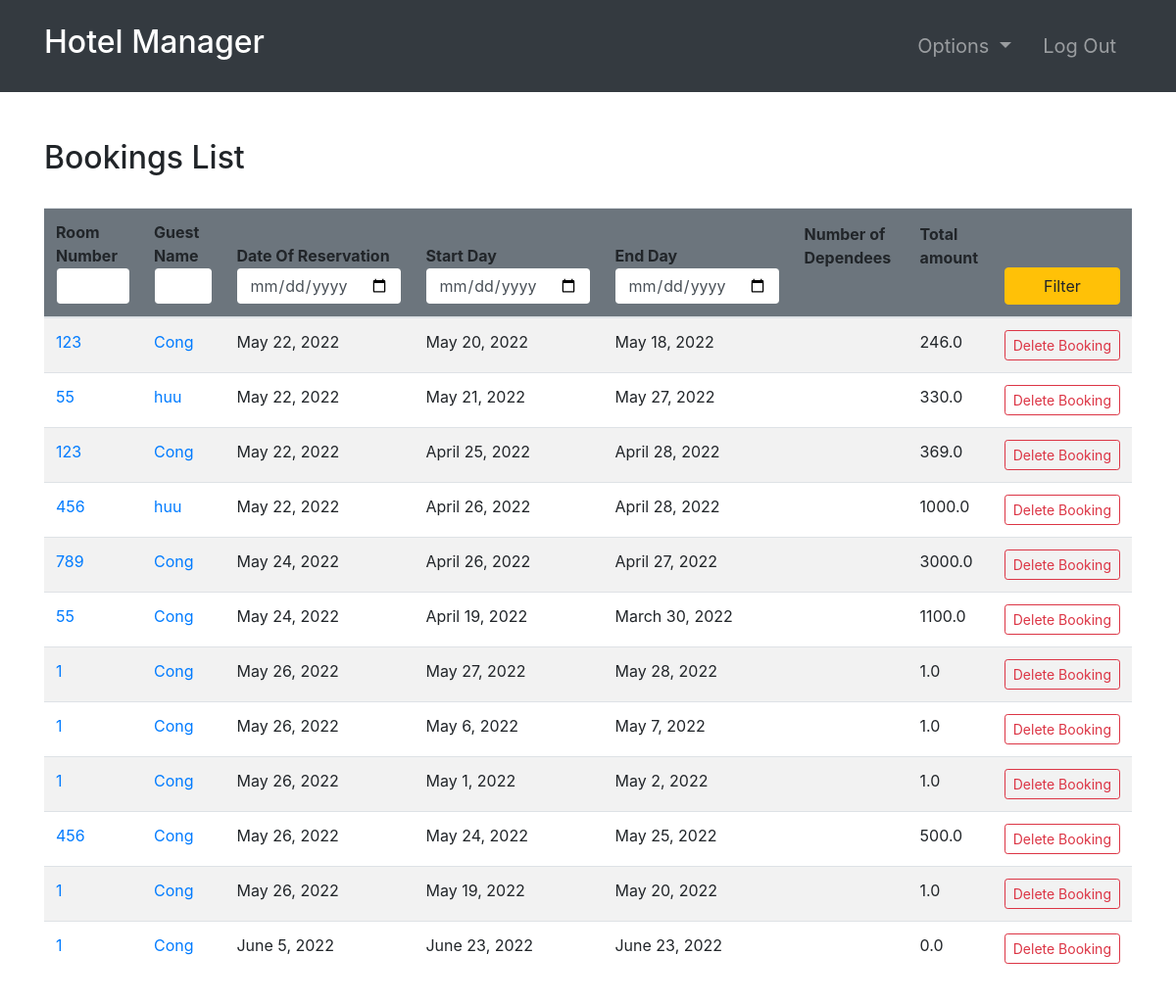
/bookings/ (signed in), run on an earlier commit of the app's database.
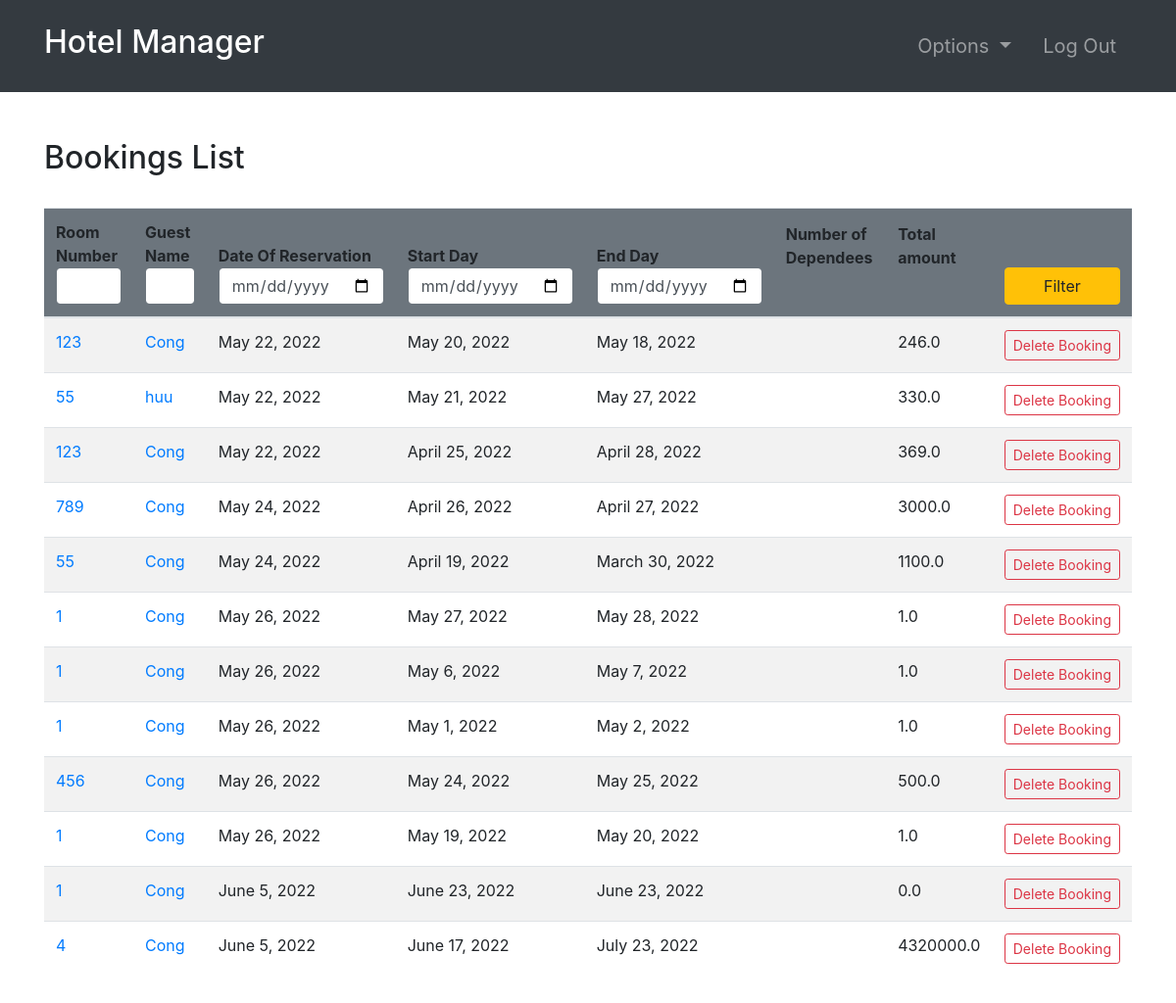
And on a later commit of the database.
### room/models.py (models this page shows, shortened)
class Booking(models.Model):
    roomNumber = models.ForeignKey(Room, on_delete=models.CASCADE)
    guest = models.ForeignKey(Guest, null=True, on_delete=models.CASCADE)
    dateOfReservation = models.DateField(default=timezone.now)
    startDate = models.DateField()
    endDate = models.DateField()

class Room(models.Model):
    ROOM_TYPES = (
        ('A', 'A'),
        ('B', 'B'),
        ('C', 'C'),
    )
    number = models.IntegerField(primary_key=True)
    capacity = models.SmallIntegerField()
    numberOfBeds = models.SmallIntegerField()
    roomType = models.CharField(max_length=20, choices=ROOM_TYPES)
    price = models.FloatField()
    statusStartDate = models.DateField(null=True)
    statusEndDate = models.DateField(null=True)

### accounts/models.py (models this page shows, shortened)
class Guest(models.Model):
    user = models.OneToOneField(User, null=True, on_delete=models.CASCADE)
    phoneNumber = PhoneNumberField(unique=True)

### room/views.py (the view, shortened to what this page needs)
# urls.py: path('bookings/', bookings, name="bookings"),
@login_required(login_url='login')
def bookings(request):
    import datetime
    role = str(request.user.groups.all()[0])
    path = role + "/"
    bookings = Booking.objects.all()
    totals = {}  # <booking : total>
    for booking in bookings:
        start_date = datetime.datetime.strptime(
            str(booking.startDate), "%Y-%m-%d")
        end_date = datetime.datetime.strptime(str(booking.endDate), "%Y-%m-%d")
        numberOfDays = abs((end_date-start_date).days)
        price = Room.objects.get(number=booking.roomNumber.number).price
        total = price * numberOfDays
        totals[booking] = total
    context = {
        "role": role,
        'bookings': bookings,
        'totals': totals
    }
    return render(request, path + "bookings.html", context)

### Templates/admin/bookings.html
{% extends '../index.html' %}
{% block context %}
{% include '../common_pages/bookings.html' %}
{% endblock %}

### Templates/common_pages/bookings.html (shortened to what this page needs)
<div class="container py-5">
    <div class="table-header row">
        <div class="col-sm-12 col-md-12 col-lg-4 mb-4">
            <h2>Bookings List</h2>
        </div>
    </div>
    <table class="table table-hover table-striped">
        <thead class="bg-secondary rounded">
            <tr>
                <form action="" method="POST">
                    <th>Room Number<input type="number" min="0" name="number" value="{{number}}"
                            class="form-control border border-secondary"></th>
                    <th>Guest Name<input type="text" name="name" value="{{name}}"
                            class="form-control border border-secondary"></th>
                    <th>Date Of Reservation<input type="date" name="rez" value="{{rez}}"
                            class="form-control border border-secondary"></th>
                    <th>Start Day<input type="date" name="fd" value="{{fd}}"
                            class="form-control border border-secondary"></th>
                    <th>End Day<input type="date" name="ed" value="{{ed}}" class="form-control border border-secondary">
                    </th>
                    <th class="pb-5">Number of Dependees</th>
                    <th class="pb-5">Total amount</th>
                    <th><button type="submit" name="filter" class="btn btn-warning w-100">Filter</button></th>
                </form>
            </tr>
        </thead>
        <tbody>
            {% for b in bookings %}
            <tr>
                <td><a href="{% url 'room-profile' b.roomNumber.number %}">{{b.roomNumber.number}}</a></td>
                <td><a href="{% url 'guest-profile' b.guest.user.id %}">{{b.guest.user.first_name}}</a></td>
                <td>{{ b.dateOfReservation }}</td>
                <td>{{ b.startDate }}</td>
                <td>{{ b.endDate }}</td>
                <td>{{ b.numOfDep }}</td>
                <td>
                    {% for key, value in totals.items %}
                    {% if key == b %}
                    {{ value }}
                    {% endif %}
                    {% endfor %}
                </td>
                {% if role == "admin" or role == 'manager' %}
                <td> <a href="{% url 'deleteBooking' b.id %}"
                        class="btn btn-sm btn-outline-danger">Delete&nbsp;Booking</a></td>
                {% endif %}
            </tr>
            {% endfor %}
        </tbody>
    </table>
</div>

What changed in the data, as far as the page shows it:
removed Booking: roomNumber.number "456", guest.user.first_name "huu", dateOfReservation "May 22, 2022", startDate "April 26, 2022", endDate "April 28, 2022", value "1000.0"
added Booking: roomNumber.number "4", guest.user.first_name "Cong", dateOfReservation "June 5, 2022", startDate "June 17, 2022", endDate "July 23, 2022", value "4320000.0"
